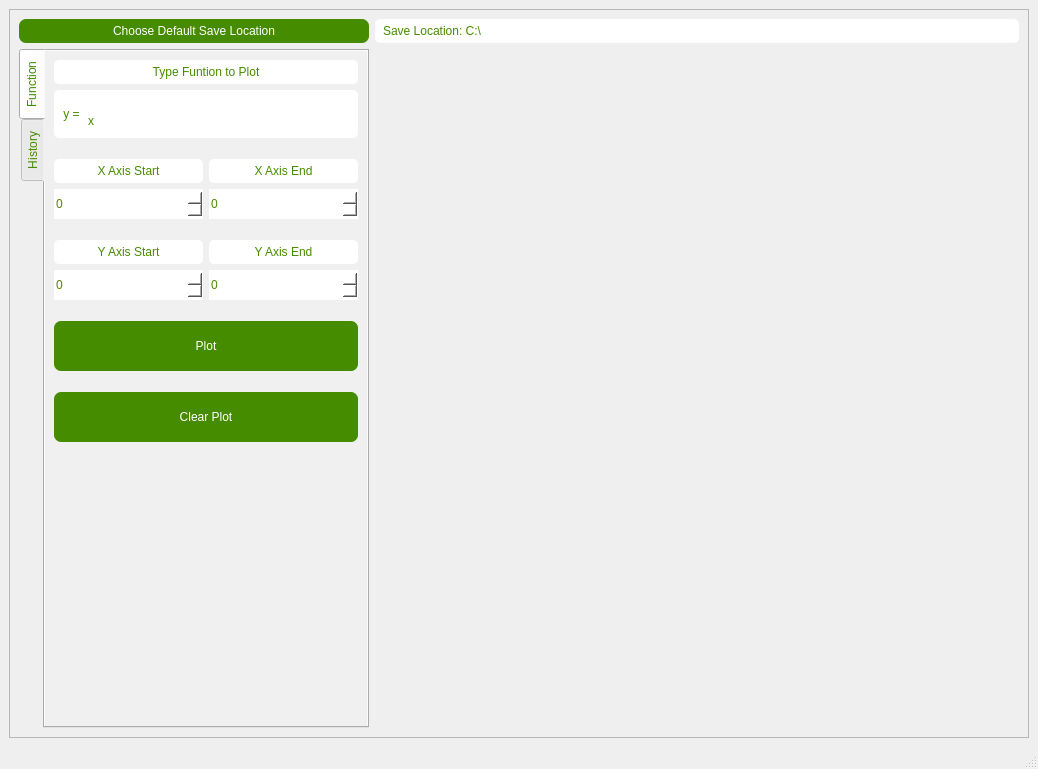
<?xml version="1.0" encoding="UTF-8"?>
<ui version="4.0">
 <class>MainWindow</class>
 <widget class="QMainWindow" name="MainWindow">
  <property name="geometry">
   <rect>
    <x>0</x>
    <y>0</y>
    <width>1038</width>
    <height>769</height>
   </rect>
  </property>
  <property name="windowTitle">
   <string>MainWindow</string>
  </property>
  <widget class="QWidget" name="centralwidget">
   <layout class="QGridLayout" name="gridLayout">
    <item row="0" column="1">
     <widget class="QFrame" name="frame_2">
      <property name="styleSheet">
       <string notr="true">QPushButton{
	border-radius: 7px;
	border: none;
	padding: 5px;
	font: 12 15pt &quot;Segoe UI Semibold&quot;;
}</string>
      </property>
      <property name="frameShape">
       <enum>QFrame::StyledPanel</enum>
      </property>
      <property name="frameShadow">
       <enum>QFrame::Raised</enum>
      </property>
      <layout class="QGridLayout" name="gridLayout_2">
       <item row="1" column="1">
        <layout class="QVBoxLayout" name="verticalLayout">
         <item>
          <spacer name="horizontalSpacer">
           <property name="orientation">
            <enum>Qt::Horizontal</enum>
           </property>
           <property name="sizeHint" stdset="0">
            <size>
             <width>40</width>
             <height>20</height>
            </size>
           </property>
          </spacer>
         </item>
        </layout>
       </item>
       <item row="0" column="1">
        <widget class="QLabel" name="slabel">
         <property name="styleSheet">
          <string notr="true">    border-radius: 5px;
	background-color: rgb(255, 255, 255);
	border: none;
	color: rgb(70, 140, 0);
	padding: 5px;
	font: 12 15pt &quot;Segoe UI Semibold&quot;;

	
	</string>
         </property>
         <property name="text">
          <string>Save Location: C:\</string>
         </property>
        </widget>
       </item>
       <item row="0" column="0">
        <widget class="QPushButton" name="browseButton">
         <property name="sizePolicy">
          <sizepolicy hsizetype="Fixed" vsizetype="Fixed">
           <horstretch>0</horstretch>
           <verstretch>0</verstretch>
          </sizepolicy>
         </property>
         <property name="minimumSize">
          <size>
           <width>350</width>
           <height>0</height>
          </size>
         </property>
         <property name="styleSheet">
          <string notr="true">QPushButton{
	background-color: rgb(70, 140, 0);
	color: rgb(255, 255, 255);
}
QPushButton:hover{
	background-color: rgb(85, 150, 100);
}

QPushButton:pressed{
	background-color: rgb(86, 91, 89);
}
</string>
         </property>
         <property name="text">
          <string>Choose Default Save Location</string>
         </property>
        </widget>
       </item>
       <item row="1" column="0">
        <widget class="QTabWidget" name="tabWidget">
         <property name="minimumSize">
          <size>
           <width>0</width>
           <height>390</height>
          </size>
         </property>
         <property name="maximumSize">
          <size>
           <width>350</width>
           <height>16777215</height>
          </size>
         </property>
         <property name="styleSheet">
          <string notr="true">background-color: rgb(240, 240, 240);
color: rgb(70, 140, 0);
font: 10 11pt &quot;Segoe UI Semibold&quot;;</string>
         </property>
         <property name="tabPosition">
          <enum>QTabWidget::West</enum>
         </property>
         <property name="currentIndex">
          <number>0</number>
         </property>
         <widget class="QWidget" name="tab">
          <attribute name="title">
           <string>Function</string>
          </attribute>
          <layout class="QGridLayout" name="gridLayout_3">
           <item row="10" column="0">
            <spacer name="verticalSpacer_6">
             <property name="orientation">
              <enum>Qt::Vertical</enum>
             </property>
             <property name="sizeType">
              <enum>QSizePolicy::Fixed</enum>
             </property>
             <property name="sizeHint" stdset="0">
              <size>
               <width>20</width>
               <height>15</height>
              </size>
             </property>
            </spacer>
           </item>
           <item row="9" column="0" colspan="2">
            <widget class="QPushButton" name="plotButton">
             <property name="sizePolicy">
              <sizepolicy hsizetype="Expanding" vsizetype="Fixed">
               <horstretch>0</horstretch>
               <verstretch>0</verstretch>
              </sizepolicy>
             </property>
             <property name="minimumSize">
              <size>
               <width>0</width>
               <height>50</height>
              </size>
             </property>
             <property name="styleSheet">
              <string notr="true">QPushButton{
	background-color: rgb(70, 140, 0);
	color: rgb(255, 255, 255);
	font: 12 15pt &quot;Segoe UI Semibold&quot;;
}
QPushButton:hover{
	background-color: rgb(85, 150, 100);
}

QPushButton:pressed{
	background-color: rgb(86, 91, 89);
}
</string>
             </property>
             <property name="text">
              <string>Plot</string>
             </property>
            </widget>
           </item>
           <item row="8" column="0">
            <spacer name="verticalSpacer_5">
             <property name="orientation">
              <enum>Qt::Vertical</enum>
             </property>
             <property name="sizeType">
              <enum>QSizePolicy::Fixed</enum>
             </property>
             <property name="sizeHint" stdset="0">
              <size>
               <width>20</width>
               <height>15</height>
              </size>
             </property>
            </spacer>
           </item>
           <item row="13" column="1">
            <spacer name="horizontalSpacer_3">
             <property name="orientation">
              <enum>Qt::Horizontal</enum>
             </property>
             <property name="sizeHint" stdset="0">
              <size>
               <width>143</width>
               <height>20</height>
              </size>
             </property>
            </spacer>
           </item>
           <item row="13" column="0">
            <spacer name="horizontalSpacer_2">
             <property name="orientation">
              <enum>Qt::Horizontal</enum>
             </property>
             <property name="sizeHint" stdset="0">
              <size>
               <width>144</width>
               <height>20</height>
              </size>
             </property>
            </spacer>
           </item>
           <item row="12" column="0">
            <spacer name="verticalSpacer">
             <property name="orientation">
              <enum>Qt::Vertical</enum>
             </property>
             <property name="sizeHint" stdset="0">
              <size>
               <width>20</width>
               <height>202</height>
              </size>
             </property>
            </spacer>
           </item>
           <item row="3" column="1">
            <widget class="QLabel" name="label_5">
             <property name="styleSheet">
              <string notr="true">    border-radius: 5px;
	background-color: rgb(255, 255, 255);
	border: none;
	padding: 5px;
	font: 12 15pt &quot;Segoe UI Semibold&quot;;

	
	</string>
             </property>
             <property name="text">
              <string>X Axis End</string>
             </property>
             <property name="alignment">
              <set>Qt::AlignCenter</set>
             </property>
            </widget>
           </item>
           <item row="6" column="1">
            <widget class="QLabel" name="label_7">
             <property name="styleSheet">
              <string notr="true">    border-radius: 5px;
	background-color: rgb(255, 255, 255);
	border: none;
	padding: 5px;
	font: 12 15pt &quot;Segoe UI Semibold&quot;;

	
	</string>
             </property>
             <property name="text">
              <string>Y Axis End</string>
             </property>
             <property name="alignment">
              <set>Qt::AlignCenter</set>
             </property>
            </widget>
           </item>
           <item row="0" column="0" colspan="2">
            <widget class="QLabel" name="label_3">
             <property name="styleSheet">
              <string notr="true">    border-radius: 5px;
	background-color: rgb(255, 255, 255);
	border: none;
	padding: 5px;
	font: 12 15pt &quot;Segoe UI Semibold&quot;;

	
	</string>
             </property>
             <property name="text">
              <string>Type Funtion to Plot</string>
             </property>
             <property name="alignment">
              <set>Qt::AlignCenter</set>
             </property>
            </widget>
           </item>
           <item row="1" column="0" colspan="2">
            <widget class="QFrame" name="frame">
             <property name="sizePolicy">
              <sizepolicy hsizetype="Preferred" vsizetype="Preferred">
               <horstretch>0</horstretch>
               <verstretch>0</verstretch>
              </sizepolicy>
             </property>
             <property name="minimumSize">
              <size>
               <width>200</width>
               <height>0</height>
              </size>
             </property>
             <property name="styleSheet">
              <string notr="true">QFrame{

	border-radius: 5px;
	background-color: rgb(255, 255, 255);
	border: none;
	
	color: rgb(255, 255, 255);
	
	font: 12 15pt &quot;Segoe UI Semibold&quot;;
}
</string>
             </property>
             <property name="frameShape">
              <enum>QFrame::StyledPanel</enum>
             </property>
             <property name="frameShadow">
              <enum>QFrame::Raised</enum>
             </property>
             <layout class="QGridLayout" name="gridLayout_5">
              <item row="0" column="0">
               <widget class="QLabel" name="label_8">
                <property name="maximumSize">
                 <size>
                  <width>51</width>
                  <height>16777215</height>
                 </size>
                </property>
                <property name="styleSheet">
                 <string notr="true">    border-radius: 5px;
	background-color: rgb(255, 255, 255);
	color: rgb(70, 140, 0);
	border: none;
	font: 12 15pt &quot;Segoe UI Semibold&quot;;

	
	</string>
                </property>
                <property name="text">
                 <string>y =</string>
                </property>
                <property name="alignment">
                 <set>Qt::AlignCenter</set>
                </property>
               </widget>
              </item>
              <item row="0" column="1">
               <widget class="QLineEdit" name="functionEdit">
                <property name="minimumSize">
                 <size>
                  <width>0</width>
                  <height>30</height>
                 </size>
                </property>
                <property name="styleSheet">
                 <string notr="true">background-color: rgb(255, 255, 255);
font: 10 15pt &quot;Segoe UI Semibold&quot;;
border: none;</string>
                </property>
                <property name="text">
                 <string>x</string>
                </property>
                <property name="alignment">
                 <set>Qt::AlignBottom|Qt::AlignLeading|Qt::AlignLeft</set>
                </property>
               </widget>
              </item>
             </layout>
            </widget>
           </item>
           <item row="3" column="0">
            <widget class="QLabel" name="label_4">
             <property name="styleSheet">
              <string notr="true">    border-radius: 5px;
	background-color: rgb(255, 255, 255);
	border: none;
	padding: 5px;
	font: 12 15pt &quot;Segoe UI Semibold&quot;;

	
	</string>
             </property>
             <property name="text">
              <string>X Axis Start</string>
             </property>
             <property name="alignment">
              <set>Qt::AlignCenter</set>
             </property>
            </widget>
           </item>
           <item row="6" column="0">
            <widget class="QLabel" name="label_6">
             <property name="styleSheet">
              <string notr="true">    border-radius: 5px;
	background-color: rgb(255, 255, 255);
	border: none;
	padding: 5px;
	font: 12 15pt &quot;Segoe UI Semibold&quot;;

	
	</string>
             </property>
             <property name="text">
              <string>Y Axis Start</string>
             </property>
             <property name="alignment">
              <set>Qt::AlignCenter</set>
             </property>
            </widget>
           </item>
           <item row="5" column="0">
            <spacer name="verticalSpacer_4">
             <property name="orientation">
              <enum>Qt::Vertical</enum>
             </property>
             <property name="sizeType">
              <enum>QSizePolicy::Fixed</enum>
             </property>
             <property name="sizeHint" stdset="0">
              <size>
               <width>20</width>
               <height>15</height>
              </size>
             </property>
            </spacer>
           </item>
           <item row="2" column="0">
            <spacer name="verticalSpacer_3">
             <property name="orientation">
              <enum>Qt::Vertical</enum>
             </property>
             <property name="sizeType">
              <enum>QSizePolicy::Fixed</enum>
             </property>
             <property name="sizeHint" stdset="0">
              <size>
               <width>20</width>
               <height>15</height>
              </size>
             </property>
            </spacer>
           </item>
           <item row="11" column="0" colspan="2">
            <widget class="QPushButton" name="clearButton">
             <property name="sizePolicy">
              <sizepolicy hsizetype="Expanding" vsizetype="Fixed">
               <horstretch>0</horstretch>
               <verstretch>0</verstretch>
              </sizepolicy>
             </property>
             <property name="minimumSize">
              <size>
               <width>0</width>
               <height>50</height>
              </size>
             </property>
             <property name="styleSheet">
              <string notr="true">QPushButton{
	background-color: rgb(70, 140, 0);
	color: rgb(255, 255, 255);
	font: 12 15pt &quot;Segoe UI Semibold&quot;;
}
QPushButton:hover{
	background-color: rgb(85, 150, 100);
}

QPushButton:pressed{
	background-color: rgb(86, 91, 89);
}
</string>
             </property>
             <property name="text">
              <string>Clear Plot</string>
             </property>
            </widget>
           </item>
           <item row="4" column="0">
            <widget class="QSpinBox" name="x_startSpinBox">
             <property name="minimumSize">
              <size>
               <width>0</width>
               <height>30</height>
              </size>
             </property>
             <property name="styleSheet">
              <string notr="true">background-color: rgb(255, 255, 255);
border: none;</string>
             </property>
            </widget>
           </item>
           <item row="4" column="1">
            <widget class="QSpinBox" name="x_endSpinBox">
             <property name="minimumSize">
              <size>
               <width>0</width>
               <height>30</height>
              </size>
             </property>
             <property name="styleSheet">
              <string notr="true">background-color: rgb(255, 255, 255);
border: none;</string>
             </property>
            </widget>
           </item>
           <item row="7" column="0">
            <widget class="QSpinBox" name="y_startSpinBox">
             <property name="minimumSize">
              <size>
               <width>0</width>
               <height>30</height>
              </size>
             </property>
             <property name="styleSheet">
              <string notr="true">background-color: rgb(255, 255, 255);
border: none;</string>
             </property>
            </widget>
           </item>
           <item row="7" column="1">
            <widget class="QSpinBox" name="y_endSpinBox">
             <property name="minimumSize">
              <size>
               <width>0</width>
               <height>30</height>
              </size>
             </property>
             <property name="styleSheet">
              <string notr="true">background-color: rgb(255, 255, 255);
border: none;</string>
             </property>
            </widget>
           </item>
          </layout>
         </widget>
         <widget class="QWidget" name="tab_2">
          <attribute name="title">
           <string>History</string>
          </attribute>
          <layout class="QGridLayout" name="gridLayout_4">
           <item row="1" column="0">
            <widget class="QTextEdit" name="historyTextEdit">
             <property name="styleSheet">
              <string notr="true">background-color: rgb(255, 255, 255);
border: none;</string>
             </property>
            </widget>
           </item>
           <item row="0" column="0">
            <widget class="QPushButton" name="clearHistoryButton">
             <property name="sizePolicy">
              <sizepolicy hsizetype="Expanding" vsizetype="Fixed">
               <horstretch>0</horstretch>
               <verstretch>0</verstretch>
              </sizepolicy>
             </property>
             <property name="minimumSize">
              <size>
               <width>0</width>
               <height>50</height>
              </size>
             </property>
             <property name="styleSheet">
              <string notr="true">QPushButton{
	background-color: rgb(70, 140, 0);
	color: rgb(255, 255, 255);
	font: 12 15pt &quot;Segoe UI Semibold&quot;;
}
QPushButton:hover{
	background-color: rgb(85, 150, 100);
}

QPushButton:pressed{
	background-color: rgb(86, 91, 89);
}
</string>
             </property>
             <property name="text">
              <string>Clear History</string>
             </property>
            </widget>
           </item>
          </layout>
         </widget>
        </widget>
       </item>
      </layout>
     </widget>
    </item>
   </layout>
  </widget>
  <widget class="QMenuBar" name="menubar">
   <property name="geometry">
    <rect>
     <x>0</x>
     <y>0</y>
     <width>1038</width>
     <height>21</height>
    </rect>
   </property>
  </widget>
  <widget class="QStatusBar" name="statusbar"/>
 </widget>
 <tabstops>
  <tabstop>browseButton</tabstop>
  <tabstop>tabWidget</tabstop>
  <tabstop>functionEdit</tabstop>
  <tabstop>x_startSpinBox</tabstop>
  <tabstop>x_endSpinBox</tabstop>
  <tabstop>y_startSpinBox</tabstop>
  <tabstop>y_endSpinBox</tabstop>
  <tabstop>plotButton</tabstop>
  <tabstop>clearButton</tabstop>
  <tabstop>clearHistoryButton</tabstop>
  <tabstop>historyTextEdit</tabstop>
 </tabstops>
 <resources/>
 <connections/>
</ui>
